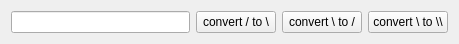
<?xml version="1.0" encoding="UTF-8"?>
<ui version="4.0">
 <class>SlashConverter</class>
 <widget class="QWidget" name="SlashConverter">
  <property name="geometry">
   <rect>
    <x>0</x>
    <y>0</y>
    <width>459</width>
    <height>44</height>
   </rect>
  </property>
  <property name="windowTitle">
   <string>Form</string>
  </property>
  <layout class="QHBoxLayout" name="horizontalLayout">
   <item>
    <widget class="QLineEdit" name="lineEdit"/>
   </item>
   <item>
    <widget class="QPushButton" name="pushButtonConvertToBackslash">
     <property name="text">
      <string>convert / to \</string>
     </property>
    </widget>
   </item>
   <item>
    <widget class="QPushButton" name="pushButtonConvertToFowardSlash">
     <property name="text">
      <string>convert \ to /</string>
     </property>
    </widget>
   </item>
   <item>
    <widget class="QPushButton" name="pushButtonConvertToDoubleBackslash">
     <property name="text">
      <string>convert \ to \\</string>
     </property>
    </widget>
   </item>
  </layout>
 </widget>
 <resources/>
 <connections/>
</ui>
